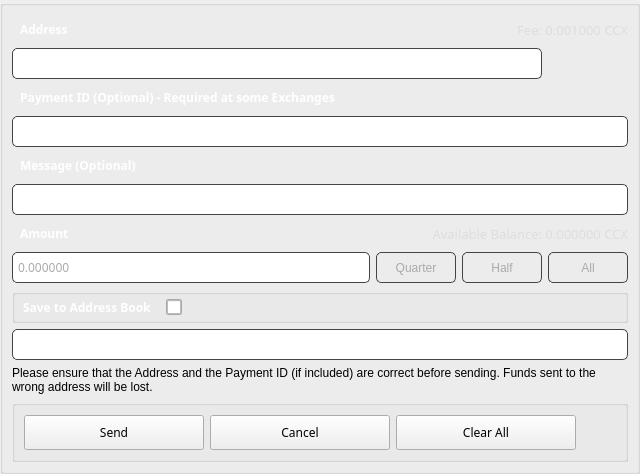
       <widget class="QGroupBox" name="sendBox">
        <property name="styleSheet">
         <string notr="true"/>
        </property>
        <property name="title">
         <string/>
        </property>
        <layout class="QGridLayout" name="gridLayout_12">
         <property name="leftMargin">
          <number>9</number>
         </property>
         <property name="rightMargin">
          <number>9</number>
         </property>
         <property name="bottomMargin">
          <number>9</number>
         </property>
         <item row="2" column="0" colspan="4">
          <widget class="QLabel" name="pidLabel">
           <property name="minimumSize">
            <size>
             <width>0</width>
             <height>25</height>
            </size>
           </property>
           <property name="font">
            <font>
             <family>Poppins</family>
             <weight>75</weight>
             <bold>true</bold>
            </font>
           </property>
           <property name="styleSheet">
            <string notr="true">color: #fff;   font-weight: bold;
border: none;
padding-left: 5px</string>
           </property>
           <property name="text">
            <string>Payment ID (Optional) - Required at some Exchanges</string>
           </property>
          </widget>
         </item>
         <item row="6" column="0" colspan="3">
          <widget class="QLabel" name="amountLabel">
           <property name="minimumSize">
            <size>
             <width>0</width>
             <height>25</height>
            </size>
           </property>
           <property name="font">
            <font>
             <family>Poppins</family>
             <weight>75</weight>
             <bold>true</bold>
            </font>
           </property>
           <property name="styleSheet">
            <string notr="true">color: #fff;   font-weight: bold;
border: none;
padding-left: 5px</string>
           </property>
           <property name="text">
            <string>Amount</string>
           </property>
          </widget>
         </item>
         <item row="3" column="0" colspan="8">
          <widget class="QLineEdit" name="m_paymentIdEdit">
           <property name="minimumSize">
            <size>
             <width>0</width>
             <height>31</height>
            </size>
           </property>
           <property name="font">
            <font>
             <family>Poppins</family>
            </font>
           </property>
           <property name="styleSheet">
            <string notr="true">padding: 3px; border: 1px solid #444; border-radius: 5px;   color: #aaa;</string>
           </property>
           <property name="text">
            <string/>
           </property>
          </widget>
         </item>
         <item row="8" column="0" colspan="8">
          <widget class="QGroupBox" name="horizontalGroupBox_1">
           <property name="sizePolicy">
            <sizepolicy hsizetype="Expanding" vsizetype="Preferred">
             <horstretch>0</horstretch>
             <verstretch>0</verstretch>
            </sizepolicy>
           </property>
           <layout class="QHBoxLayout" name="horizontalLayout_5">
            <property name="spacing">
             <number>10</number>
            </property>
            <property name="leftMargin">
             <number>0</number>
            </property>
            <property name="topMargin">
             <number>0</number>
            </property>
            <property name="rightMargin">
             <number>0</number>
            </property>
            <property name="bottomMargin">
             <number>0</number>
            </property>
            <item>
             <widget class="QLabel" name="labelLabel">
              <property name="minimumSize">
               <size>
                <width>0</width>
                <height>25</height>
               </size>
              </property>
              <property name="font">
               <font>
                <family>Poppins</family>
                <weight>75</weight>
                <bold>true</bold>
               </font>
              </property>
              <property name="styleSheet">
               <string notr="true">color: #fff;   font-weight: bold;
border: none;
padding-left: 5px</string>
              </property>
              <property name="text">
               <string>Save to Address Book</string>
              </property>
              <property name="alignment">
               <set>Qt::AlignLeading|Qt::AlignLeft|Qt::AlignVCenter</set>
              </property>
             </widget>
            </item>
            <item>
             <widget class="QCheckBox" name="m_saveAddress">
              <property name="sizePolicy">
               <sizepolicy hsizetype="Preferred" vsizetype="Preferred">
                <horstretch>0</horstretch>
                <verstretch>0</verstretch>
               </sizepolicy>
              </property>
              <property name="minimumSize">
               <size>
                <width>16</width>
                <height>16</height>
               </size>
              </property>
              <property name="maximumSize">
               <size>
                <width>16</width>
                <height>16</height>
               </size>
              </property>
              <property name="sizeIncrement">
               <size>
                <width>0</width>
                <height>0</height>
               </size>
              </property>
              <property name="styleSheet">
               <string notr="true">border: 1px solid #aaa;
color: white;
border-radius: 2px;</string>
              </property>
              <property name="text">
               <string/>
              </property>
             </widget>
            </item>
            <item>
             <spacer name="horizontalSpacer_10">
              <property name="orientation">
               <enum>Qt::Horizontal</enum>
              </property>
              <property name="sizeHint" stdset="0">
               <size>
                <width>40</width>
                <height>20</height>
               </size>
              </property>
             </spacer>
            </item>
           </layout>
          </widget>
         </item>
         <item row="7" column="0" colspan="5">
          <widget class="QLineEdit" name="m_amountEdit">
           <property name="minimumSize">
            <size>
             <width>74</width>
             <height>31</height>
            </size>
           </property>
           <property name="maximumSize">
            <size>
             <width>16777215</width>
             <height>16777215</height>
            </size>
           </property>
           <property name="font">
            <font>
             <family>Poppins</family>
            </font>
           </property>
           <property name="styleSheet">
            <string notr="true">padding: 3px; border: 1px solid #444; border-radius: 5px;   color: #aaa;</string>
           </property>
           <property name="text">
            <string>0.000000</string>
           </property>
          </widget>
         </item>
         <item row="7" column="5">
          <widget class="QPushButton" name="m_percent25">
           <property name="minimumSize">
            <size>
             <width>80</width>
             <height>31</height>
            </size>
           </property>
           <property name="maximumSize">
            <size>
             <width>80</width>
             <height>16777215</height>
            </size>
           </property>
           <property name="styleSheet">
            <string notr="true">QPushButton#m_percent25{ padding: 3px; border: 1px solid #444; border-radius: 5px;   color: #aaa; }
                                                    QPushButton#m_percent25:hover{ color: white;}
                                                </string>
           </property>
           <property name="text">
            <string>Quarter</string>
           </property>
          </widget>
         </item>
         <item row="7" column="6">
          <widget class="QPushButton" name="m_percent50">
           <property name="minimumSize">
            <size>
             <width>80</width>
             <height>31</height>
            </size>
           </property>
           <property name="maximumSize">
            <size>
             <width>80</width>
             <height>16777215</height>
            </size>
           </property>
           <property name="styleSheet">
            <string notr="true">QPushButton#m_percent50{ padding: 3px; border: 1px solid #444; border-radius: 5px;   color: #aaa;}
                                                    QPushButton#m_percent50:hover{ color: white;}
                                                </string>
           </property>
           <property name="text">
            <string>Half</string>
           </property>
          </widget>
         </item>
         <item row="0" column="0">
          <widget class="QLabel" name="adressLabel">
           <property name="minimumSize">
            <size>
             <width>0</width>
             <height>25</height>
            </size>
           </property>
           <property name="font">
            <font>
             <family>Poppins</family>
             <weight>75</weight>
             <bold>true</bold>
            </font>
           </property>
           <property name="styleSheet">
            <string notr="true">color: #fff;   font-weight: bold;
border: none;
padding-left: 5px</string>
           </property>
           <property name="text">
            <string>Address</string>
           </property>
          </widget>
         </item>
         <item row="9" column="0" colspan="8">
          <widget class="QLineEdit" name="m_addressLabel">
           <property name="minimumSize">
            <size>
             <width>100</width>
             <height>31</height>
            </size>
           </property>
           <property name="maximumSize">
            <size>
             <width>16777215</width>
             <height>16777215</height>
            </size>
           </property>
           <property name="font">
            <font>
             <family>Poppins</family>
            </font>
           </property>
           <property name="styleSheet">
            <string notr="true">padding: 3px; border: 1px solid #444; border-radius: 5px;   color: #aaa;</string>
           </property>
           <property name="text">
            <string/>
           </property>
          </widget>
         </item>
         <item row="10" column="0" colspan="8">
          <widget class="QLabel" name="sendFundsWarningLabel">
           <property name="sizePolicy">
            <sizepolicy hsizetype="Preferred" vsizetype="Expanding">
             <horstretch>0</horstretch>
             <verstretch>0</verstretch>
            </sizepolicy>
           </property>
           <property name="styleSheet">
            <string notr="true">border: none;</string>
           </property>
           <property name="text">
            <string>Please ensure that the Address and the Payment ID (if included) are correct before sending. Funds sent to the wrong address will be lost.</string>
           </property>
           <property name="alignment">
            <set>Qt::AlignLeading|Qt::AlignLeft|Qt::AlignTop</set>
           </property>
           <property name="wordWrap">
            <bool>true</bool>
           </property>
          </widget>
         </item>
         <item row="1" column="7">
          <widget class="QPushButton" name="m_addressBookButton">
           <property name="minimumSize">
            <size>
             <width>25</width>
             <height>25</height>
            </size>
           </property>
           <property name="maximumSize">
            <size>
             <width>80</width>
             <height>25</height>
            </size>
           </property>
           <property name="font">
            <font>
             <family>Poppins</family>
            </font>
           </property>
           <property name="styleSheet">
            <string notr="true">border: none;</string>
           </property>
           <property name="text">
            <string/>
           </property>
           <property name="icon">
            <iconset resource="../../resources.qrc">
             <normaloff>:/icons/address-book</normaloff>:/icons/address-book</iconset>
           </property>
          </widget>
         </item>
         <item row="7" column="7">
          <widget class="QPushButton" name="m_percent100">
           <property name="minimumSize">
            <size>
             <width>80</width>
             <height>31</height>
            </size>
           </property>
           <property name="maximumSize">
            <size>
             <width>80</width>
             <height>16777215</height>
            </size>
           </property>
           <property name="styleSheet">
            <string notr="true">QPushButton#m_percent100{ padding: 3px; border: 1px solid #444; border-radius: 5px;   color: #aaa;}
                                                    QPushButton#m_percent100:hover{ color: white;}
                                                </string>
           </property>
           <property name="text">
            <string>All</string>
           </property>
          </widget>
         </item>
         <item row="5" column="0" colspan="8">
          <widget class="QLineEdit" name="m_messageEdit">
           <property name="minimumSize">
            <size>
             <width>360</width>
             <height>31</height>
            </size>
           </property>
           <property name="maximumSize">
            <size>
             <width>16777215</width>
             <height>16777215</height>
            </size>
           </property>
           <property name="font">
            <font>
             <family>Poppins</family>
            </font>
           </property>
           <property name="styleSheet">
            <string notr="true">padding: 3px; border: 1px solid #444; border-radius: 5px;   color: #aaa;</string>
           </property>
           <property name="text">
            <string/>
           </property>
          </widget>
         </item>
         <item row="4" column="0" colspan="3">
          <widget class="QLabel" name="amountLabel_2">
           <property name="minimumSize">
            <size>
             <width>0</width>
             <height>25</height>
            </size>
           </property>
           <property name="font">
            <font>
             <family>Poppins</family>
             <weight>75</weight>
             <bold>true</bold>
            </font>
           </property>
           <property name="styleSheet">
            <string notr="true">color: #fff;   font-weight: bold;
border: none;
padding-left: 5px</string>
           </property>
           <property name="text">
            <string>Message (Optional)</string>
           </property>
          </widget>
         </item>
         <item row="13" column="0" colspan="8">
          <widget class="QGroupBox" name="horizontalGroupBox_sendFundsButtons">
           <layout class="QHBoxLayout" name="horizontalLayout">
            <item>
             <widget class="QPushButton" name="b1_sendFundsButton">
              <property name="sizePolicy">
               <sizepolicy hsizetype="Minimum" vsizetype="Fixed">
                <horstretch>0</horstretch>
                <verstretch>0</verstretch>
               </sizepolicy>
              </property>
              <property name="minimumSize">
               <size>
                <width>180</width>
                <height>35</height>
               </size>
              </property>
              <property name="maximumSize">
               <size>
                <width>180</width>
                <height>35</height>
               </size>
              </property>
              <property name="font">
               <font>
                <family>Poppins</family>
               </font>
              </property>
              <property name="styleSheet">
               <string notr="true">/* This button style is handled automatically by OverviewFrame:setStyles() (in OverviewFrame.cpp) */</string>
              </property>
              <property name="text">
               <string>Send</string>
              </property>
             </widget>
            </item>
            <item>
             <widget class="QPushButton" name="b1_cancelButton">
              <property name="minimumSize">
               <size>
                <width>180</width>
                <height>35</height>
               </size>
              </property>
              <property name="maximumSize">
               <size>
                <width>180</width>
                <height>35</height>
               </size>
              </property>
              <property name="font">
               <font>
                <family>Poppins</family>
               </font>
              </property>
              <property name="styleSheet">
               <string notr="true">/* This button style is handled automatically by OverviewFrame:setStyles() (in OverviewFrame.cpp) */</string>
              </property>
              <property name="text">
               <string>Cancel</string>
              </property>
             </widget>
            </item>
            <item>
             <widget class="QPushButton" name="b1_clearAllButton">
              <property name="minimumSize">
               <size>
                <width>180</width>
                <height>35</height>
               </size>
              </property>
              <property name="maximumSize">
               <size>
                <width>180</width>
                <height>35</height>
               </size>
              </property>
              <property name="font">
               <font>
                <family>Poppins</family>
               </font>
              </property>
              <property name="cursor">
               <cursorShape>ArrowCursor</cursorShape>
              </property>
              <property name="styleSheet">
               <string notr="true">/* This button style is handled automatically by OverviewFrame:setStyles() (in OverviewFrame.cpp) */</string>
              </property>
              <property name="text">
               <string>Clear All</string>
              </property>
             </widget>
            </item>
            <item>
             <spacer name="horizontalSpacer_6">
              <property name="orientation">
               <enum>Qt::Horizontal</enum>
              </property>
              <property name="sizeHint" stdset="0">
               <size>
                <width>40</width>
                <height>20</height>
               </size>
              </property>
             </spacer>
            </item>
           </layout>
          </widget>
         </item>
         <item row="1" column="0" colspan="7">
          <widget class="QLineEdit" name="m_addressEdit">
           <property name="minimumSize">
            <size>
             <width>0</width>
             <height>31</height>
            </size>
           </property>
           <property name="font">
            <font>
             <family>Poppins</family>
            </font>
           </property>
           <property name="styleSheet">
            <string notr="true">padding: 3px; border: 1px solid #444; border-radius: 5px;   color: #aaa;</string>
           </property>
           <property name="text">
            <string/>
           </property>
          </widget>
         </item>
         <item row="0" column="4" colspan="4">
          <widget class="QLabel" name="m_sendFee">
           <property name="minimumSize">
            <size>
             <width>100</width>
             <height>25</height>
            </size>
           </property>
           <property name="maximumSize">
            <size>
             <width>16777215</width>
             <height>16777215</height>
            </size>
           </property>
           <property name="font">
            <font>
             <family>Poppins</family>
             <pointsize>10</pointsize>
            </font>
           </property>
           <property name="styleSheet">
            <string notr="true">color: #ddd;  
border: none;</string>
           </property>
           <property name="text">
            <string notr="true">Fee: 0.001000 CCX</string>
           </property>
           <property name="alignment">
            <set>Qt::AlignLeading|Qt::AlignLeft|Qt::AlignRight|Qt::AlignTrailing|Qt::AlignVCenter</set>
           </property>
          </widget>
         </item>
         <item row="6" column="4" colspan="4">
          <widget class="QLabel" name="m_balanceLabel">
           <property name="minimumSize">
            <size>
             <width>100</width>
             <height>25</height>
            </size>
           </property>
           <property name="maximumSize">
            <size>
             <width>16777215</width>
             <height>16777215</height>
            </size>
           </property>
           <property name="font">
            <font>
             <family>Poppins</family>
             <pointsize>10</pointsize>
            </font>
           </property>
           <property name="styleSheet">
            <string notr="true">color: #ddd;  
border: none;</string>
           </property>
           <property name="text">
            <string notr="true">Available Balance: 0.000000 CCX</string>
           </property>
           <property name="alignment">
            <set>Qt::AlignRight|Qt::AlignTrailing|Qt::AlignVCenter</set>
           </property>
          </widget>
         </item>
        </layout>
       </widget>
